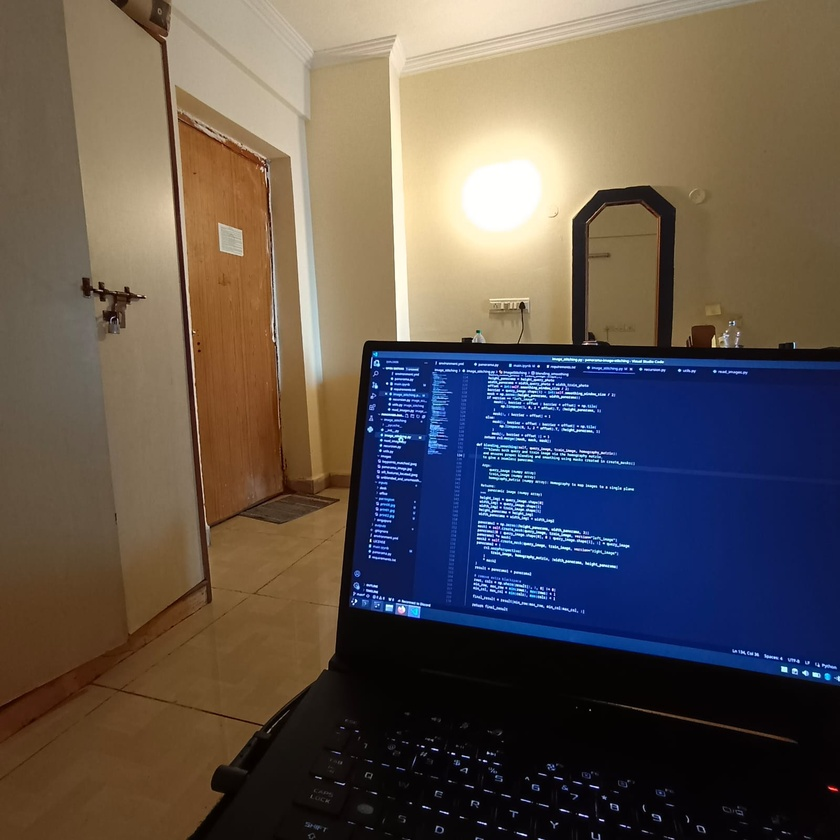
#> input picture src/feature_based/input/room/room01.jpeg, 840 x 840 px, shrunk from 1600 x 1600 before the run
$ python model.py input/room/room01.jpeg input/room/room02.jpeg
#> lines starting #> are read from the running program, lines starting #| are printed output that depends on the picture
#> in read_images, photo is the input picture: shape (840, 840, 3); mean B, G, R 79.8, 85.1, 94.7
#> call 2 of read_images, with image = 'input/room/room02.jpeg'
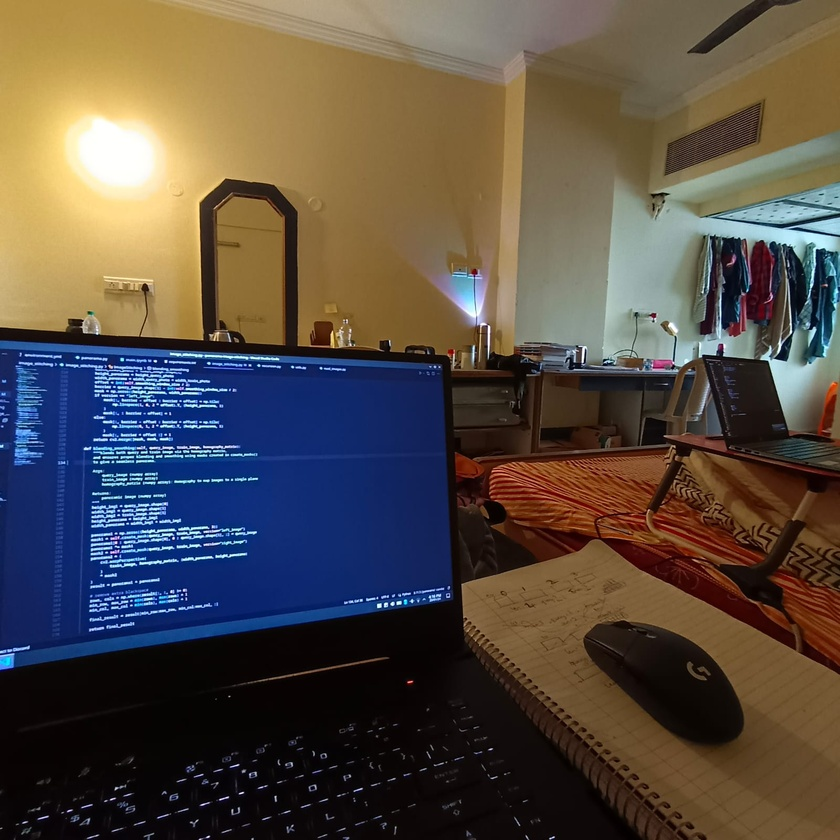
#> input picture src/feature_based/input/room/room02.jpeg, 840 x 840 px, shrunk from 1600 x 1600 before the run
#> in read_images, photo is the input picture: shape (840, 840, 3); mean B, G, R 69.1, 77.5, 86.9
import cv2
import numpy as np
import sys

class ImageStitching:
    """containts the utilities required to stitch images"""

    def __init__(self, query_photo, train_photo):
        super().__init__()
        width_query_photo = query_photo.shape[1]
        width_train_photo = train_photo.shape[1]
        lowest_width = min(width_query_photo, width_train_photo)
        smoothing_window_percent = 0.10 # consider increasing or decreasing[0.00, 1.00]
        self.smoothing_window_size = max(100, min(smoothing_window_percent * lowest_width, 1000))

    def give_gray(self, image):
        """receives an image array and returns grayscaled image

        Args:
            image (numpy array): array of images

        Returns:
            image (numpy array): same as image input
            photo_gray (numpy array): grayscaled images
        """
        photo_gray = cv2.cvtColor(image, cv2.COLOR_RGB2GRAY)

        return image, photo_gray


    @staticmethod
    def _sift_detector(image):
        """Applies SIFT algorithm to the given image

        Args:
            image (numpy array): input image

        Returns:
            keypoints, features
        """
        descriptor = cv2.SIFT_create()
        keypoints, features = descriptor.detectAndCompute(image, None)

        return keypoints, features

    def create_and_match_keypoints(self, features_train_image, features_query_image):
        """Creates and Matches keypoints from the SIFT features using Brute Force matching
        by checking the L2 norm of the feature vector

        Args:
            features_train_image: SIFT features of train image
            features_query_image: SIFT features of query image

        Returns:
            matches (List): matches in features of train and query image
        """
        bf = cv2.BFMatcher(cv2.NORM_L2, crossCheck=True)

        best_matches = bf.match(features_train_image, features_query_image)
        raw_matches = sorted(best_matches, key=lambda x: x.distance)

        return raw_matches

    def compute_homography(
        self, keypoints_train_image, keypoints_query_image, matches, reprojThresh
    ):
        """Computes the Homography to map images to a single plane,
        uses RANSAC algorithm to find the best matches iteratively.

        Args:
            keypoints_train_image: keypoints found using SIFT in train image
            keypoints_query_image: keypoints found using SIFT in query image
            matches: matches found using Brute Force
            reprojThresh: threshold for error

        Returns:
            M (Tuple): (matches, Homography matrix, status)
        """
        keypoints_train_image = np.float32(
            [keypoint.pt for keypoint in keypoints_train_image]
        )
        keypoints_query_image = np.float32(
            [keypoint.pt for keypoint in keypoints_query_image]
        )

        if len(matches) >= 4:
            points_train = np.float32(
                [keypoints_train_image[m.queryIdx] for m in matches]
            )
            points_query = np.float32(
                [keypoints_query_image[m.trainIdx] for m in matches]
            )

            H, status = cv2.findHomography(
                points_train, points_query, cv2.RANSAC, reprojThresh
            )

            return (matches, H, status)

        else:
            print(f"Minimum match count not satisfied cannot get homopgrahy")
            return None

    def create_mask(self, query_image, train_image, version):
        """Creates the mask using query and train images for blending the images,
        using a gaussian smoothing window/kernel

        Args:
            query_image (numpy array)
            train_image (numpy array)
            version (str) == 'left_image' or 'right_image'

        Returns:
            masks
        """
        height_query_photo = query_image.shape[0]
        width_query_photo = query_image.shape[1]
        width_train_photo = train_image.shape[1]
        height_panorama = height_query_photo
        width_panorama = width_query_photo + width_train_photo
        offset = int(self.smoothing_window_size / 2)
        barrier = query_image.shape[1] - int(self.smoothing_window_size / 2)
        mask = np.zeros((height_panorama, width_panorama))
        if version == "left_image":
            mask[:, barrier - offset : barrier + offset] = np.tile(
                np.linspace(1, 0, 2 * offset).T, (height_panorama, 1)
            )
            mask[:, : barrier - offset] = 1
        else:
            mask[:, barrier - offset : barrier + offset] = np.tile(
                np.linspace(0, 1, 2 * offset).T, (height_panorama, 1)
            )
            mask[:, barrier + offset :] = 1
        return cv2.merge([mask, mask, mask])

    def blending_smoothing(self, query_image, train_image, homography_matrix):
        """blends both query and train image via the homography matrix,
        and ensures proper blending and smoothing using masks created in create_masks()
        to give a seamless panorama.

        Args:
            query_image (numpy array)
            train_image (numpy array)
            homography_matrix (numpy array): Homography to map images to a single plane

        Returns:
            panoramic image (numpy array)
        """
        height_img1 = query_image.shape[0]
        width_img1 = query_image.shape[1]
        width_img2 = train_image.shape[1]
        height_panorama = height_img1
        width_panorama = width_img1 + width_img2

        panorama1 = np.zeros((height_panorama, width_panorama, 3))
        mask1 = self.create_mask(query_image, train_image, version="left_image")
        panorama1[0 : query_image.shape[0], 0 : query_image.shape[1], :] = query_image
        panorama1 *= mask1
        mask2 = self.create_mask(query_image, train_image, version="right_image")
        panorama2 = (
            cv2.warpPerspective(
                train_image, homography_matrix, (width_panorama, height_panorama)
            )
            * mask2
        )
        result = panorama1 + panorama2

        # remove extra blackspace
        rows, cols = np.where(result[:, :, 0] != 0)
        min_row, max_row = min(rows), max(rows) + 1
        min_col, max_col = min(cols), max(cols) + 1

        final_result = result[min_row:max_row, min_col:max_col, :]

        return final_result

# [45 lines left out: functions read, recurse, not called in this run]

def forward(query_photo, train_photo):
    """Runs a forward pass using the ImageStitching() class in utils.py.
    Takes in a query image and train image and runs entire pipeline to return
    a panoramic image.

    Args:
        query_photo (numpy array): query image
        train_photo (nnumpy array): train image

    Returns:
        result image (numpy array): RGB result image
    """
    image_stitching = ImageStitching(query_photo, train_photo)
    _, query_photo_gray = image_stitching.give_gray(query_photo)  # left image
    _, train_photo_gray = image_stitching.give_gray(train_photo)  # right image
#> in give_gray (call 2), `photo_gray = cv2.cvtColor(image, cv2.COLOR_RGB2GRAY)`:
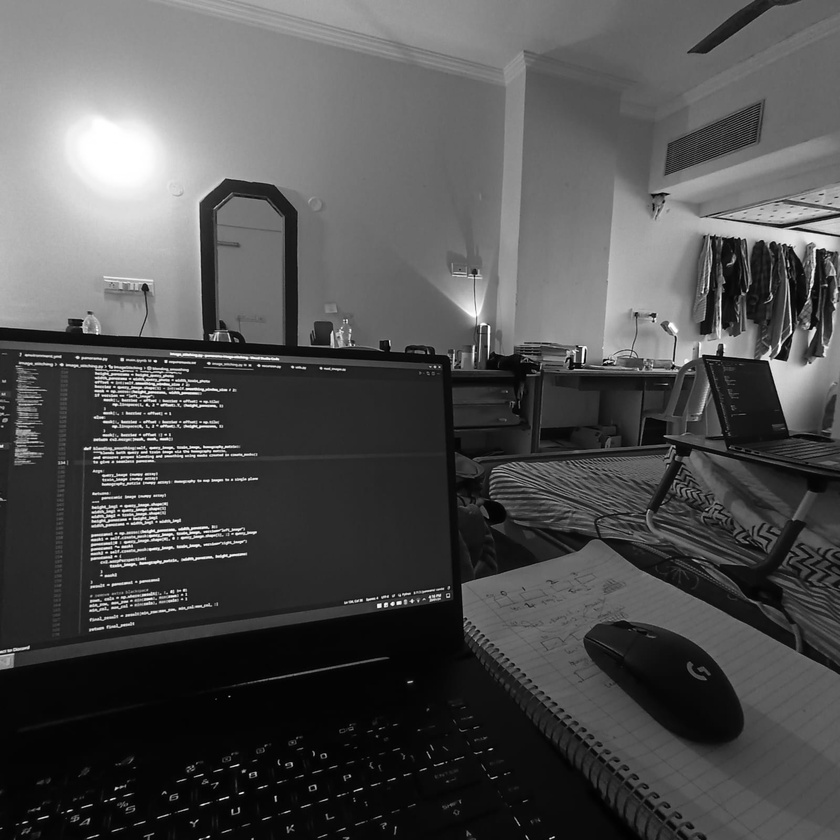
#> photo_gray: shape (840, 840); min 0, max 255, mean 79.4

    keypoints_train_image, features_train_image = image_stitching._sift_detector(
        train_photo_gray
    )
#> in _sift_detector, `keypoints, features = descriptor.detectAndCompute(image, None)`: keypoints = 2078 keypoints; strongest (x, y, size): (155, 361, 1.9), (166, 361, 2), (379, 606, 3), (392, 604, 2.5)
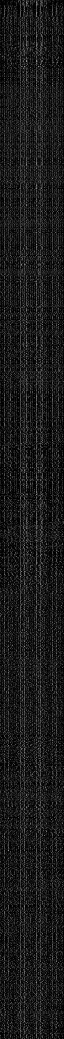
#> features_train_image: shape (2078, 128) float32 (shown at 1/2 size); min 0, max 219, mean 26.3
#> keypoints_train_image has the same summary as keypoints in _sift_detector
    keypoints_query_image, features_query_image = image_stitching._sift_detector(
        query_photo_gray
    )
#> in _sift_detector (call 2), `keypoints, features = descriptor.detectAndCompute(image, None)`: keypoints = 1181 keypoints; strongest (x, y, size): (588, 367, 1.8), (679, 370, 1.9), (641, 369, 1.9), (784, 669, 4.2)
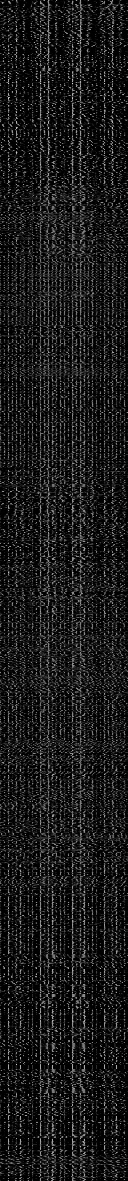
#> features_query_image: shape (1181, 128) float32; min 0, max 215, mean 26.5
#> keypoints_query_image has the same summary as keypoints in _sift_detector

    matches = image_stitching.create_and_match_keypoints(
        features_train_image, features_query_image
    )
#> in create_and_match_keypoints, `best_matches = bf.match(features_train_image, features_query_image)`: best_matches = 539 matches
#> matches = 539 matches
    mapped_feature_image = cv2.drawMatches(
                        train_photo,
                        keypoints_train_image,
                        query_photo,
                        keypoints_query_image,
                        matches[:100],
                        None,
                        flags=cv2.DrawMatchesFlags_NOT_DRAW_SINGLE_POINTS)
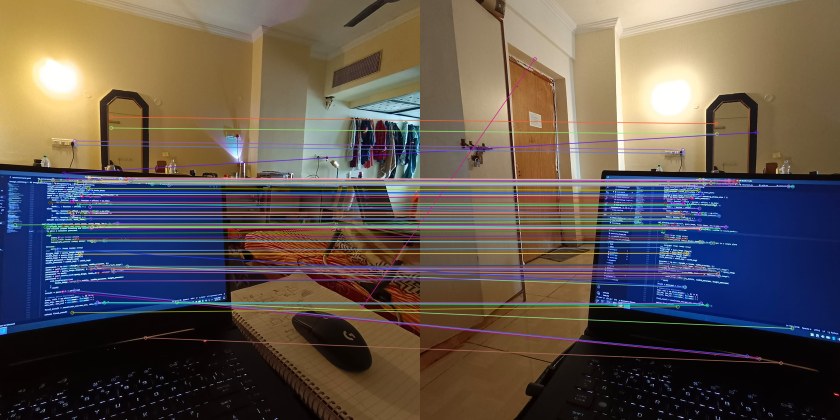
#> mapped_feature_image: shape (840, 1680, 3) (shown at 1/2 size); mean R, G, B 95.7, 86.1, 80

    M = image_stitching.compute_homography(
        keypoints_train_image, keypoints_query_image, matches, reprojThresh=4
    )
#> in compute_homography, `keypoints_train_image = np.float32( [keypoint.pt for keypoint in keypo..`: keypoints_train_image = 2078 pairs, first value 2.7 to 836.4, second value 3.01 to 836.6
#> in compute_homography, `keypoints_query_image = np.float32( [keypoint.pt for keypoint in keypo..`: keypoints_query_image = 1181 pairs, first value 32.9 to 835.5, second value 2.88 to 829.6
#> in compute_homography, `points_train = np.float32( [keypoints_train_image[m.queryIdx] for m in..`: points_train = 539 pairs, first value 3.23 to 829.4, second value 6.97 to 820.8
#> in compute_homography, `points_query = np.float32( [keypoints_query_image[m.trainIdx] for m in..`: points_query = 539 pairs, first value 94.58 to 827.2, second value 19.55 to 829.6
#> in compute_homography, `H, status = cv2.findHomography( points_train, points_query, cv2.RANSAC..`: H = [[0.24, -0.0439, 437.6], [-0.359, 0.804, 77.69], [-0.000941, -4.83e-06, 1]]; status = 539 values, max 1 at index 0, min 0 at index 1, mean 0.51
#> M = 3 matches

    if M is None:
        return "Error cannot stitch images"

    (matches, homography_matrix, status) = M
#> homography_matrix has the same summary as H in compute_homography

    result = image_stitching.blending_smoothing(
        query_photo, train_photo, homography_matrix
    )
#> in blending_smoothing, `mask2 = self.create_mask(query_image, train_image, version="right_imag..`:
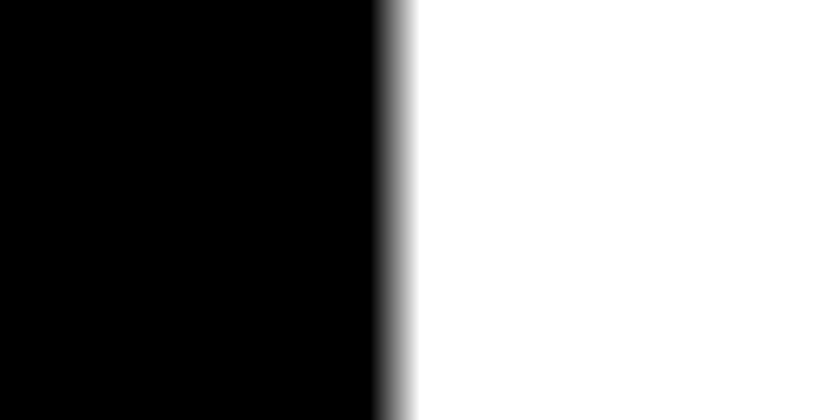
#> mask2: shape (840, 1680, 3) float64 (shown at 1/2 size); min 0, max 1, mean 0.53
#> in blending_smoothing, `result = panorama1 + panorama2`:
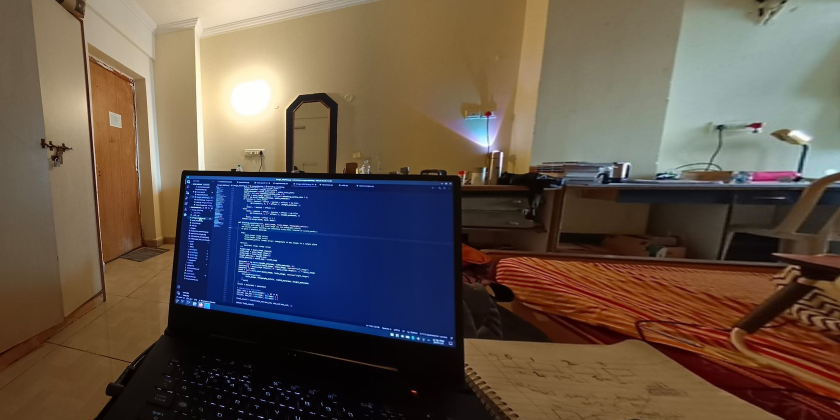
#> result: shape (840, 1680, 3) float64 (shown at 1/2 size); mean R, G, B 99.3, 85.5, 74.8; drawn with min black and max white
#> in blending_smoothing, `min_row, max_row = min(rows), max(rows) + 1`: min_row = 0; max_row = 840
#> in blending_smoothing, `min_col, max_col = min(cols), max(cols) + 1`: min_col = 0; max_col = 1680
    # mapped_image = cv2.drawMatches(train_photo, keypoints_train_image, query_photo, keypoints_query_image, matches[:100], None, flags=cv2.DrawMatchesFlags_NOT_DRAW_SINGLE_POINTS)
    mapped_float_32 = np.float32(mapped_feature_image)
    result_float32 = np.float32(result)
    result_rgb = cv2.cvtColor(result_float32, cv2.COLOR_BGR2RGB)
    mapped_feature_image_rgb = cv2.cvtColor(mapped_float_32, cv2.COLOR_BGR2RGB)

    return result_rgb, mapped_feature_image_rgb


if __name__ == "__main__":
    try:
        query_image = sys.argv[1]
        train_image = sys.argv[2]

        def read_images(image):
            photo = cv2.imread(image)
            photo = cv2.cvtColor(photo, cv2.COLOR_BGR2RGB)

            return photo

        query_image = read_images(query_image)
        train_image = read_images(train_image)

        result = forward(query_photo=query_image, train_photo=train_image)
        cv2.imwrite("output/panorama_image.jpg", result)
    except IndexError:
        print("Please input atleast two source images")
